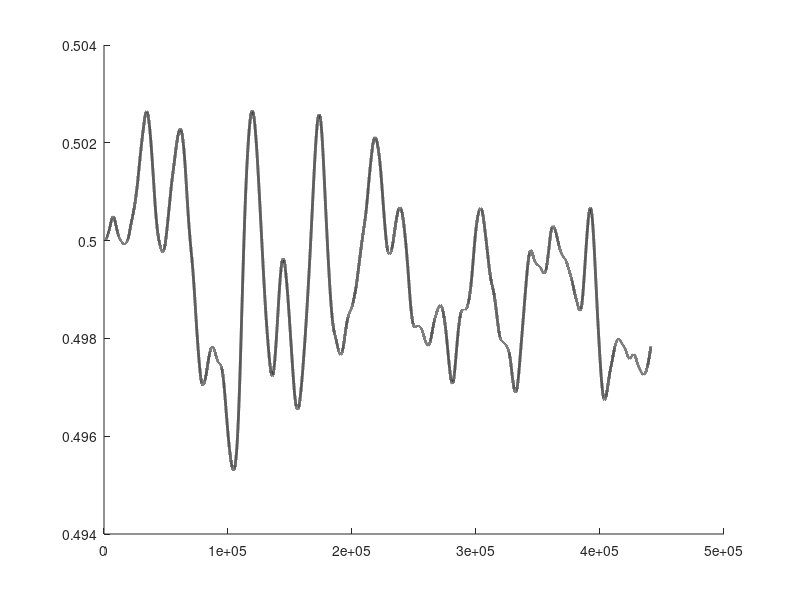
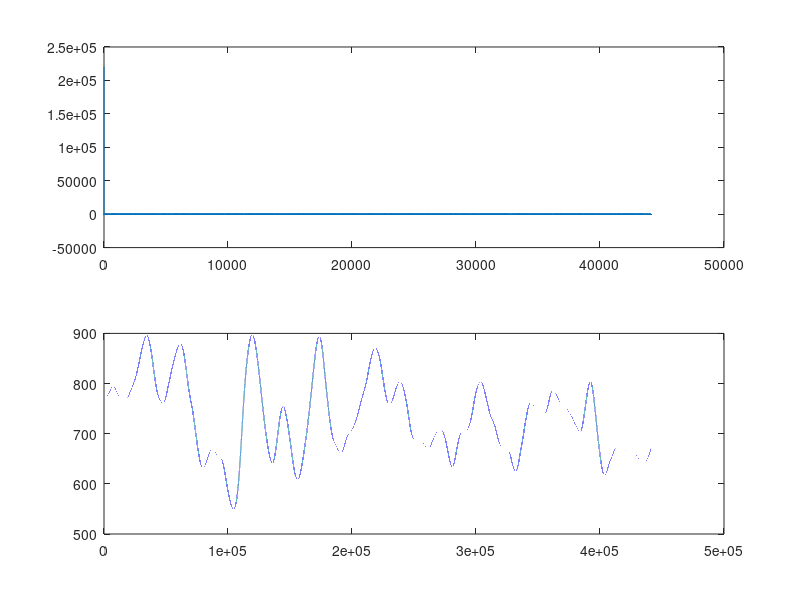

MATLAB code to generate these figures, in order: (Note: this script raises an error after producing the figures.)
% Chebyshev Coefficient calculator

%% It seems the maximum number of chebyshev coeffcients is around 20
%% the following script is to test the generation of coeffients for the algorithm
%% given in "the scientist and engineers guide to DSP"
clear all
close all
%% vectors to store coefficients
A = zeros(22,1);
B = A; TA = A; TB = A;

% A(2) = 1; %%INDEX ISSUE
% B(2) = 1; %%INDEX ISSUE
A(3) = 1;
B(3) = 1;

%% Main variables
SR = 44.1e3;
Fc = 2/SR; %% normalised cutoff frequency
LH = 0;  %% filter shelf type, 0 = low pass, 1 = high pass
Pr = 0; %% percentage ripple < .2929
Np = 4;  %% number of poles

%% Some internal coefficients
if(Pr~=0)
  Es = sqrt((1/(1-Pr))^2 - 1);
  Vx = (1/Np)*log(1/Es + sqrt(1/(Es^2)+1));
  Kx = (1/Np)*log(1/Es + sqrt(1/(Es^2)-1));
  Kx = cosh(Kx);
else
  Vx = 1;
  Kx = 1;
end

T = 2*tan(.5);
W = 2*pi*Fc;

%% if low pass
if(LH==0)
  K = sin(.5 - W/2)/sin(.5 + W/2);
else
  %% if high pass
  K = -cos(.5 + W/2)/cos(W/2 - .5);
end
%%% main algorithm
j_ = 3:22; % indexing variable
for i = 1:Np*.5  %%INDEX ISSUE
  %%% Sub routine
  alpha = pi/(2*Np) + (i-1-1)*(pi/Np);

  if(Pr~=0)
    Rp = -cos(alpha)*sinh(Vx)/Kx;
    Ip = sin(alpha)*cosh(Vx)/Kx;
  else
    Rp = -cos(alpha);
    Ip = sin(alpha);
  end

  M = Rp^2 + Ip^2;
  D = 4 - 4*Rp*T + M*T;

  X0 = (T^2)/D;
  X1 = (2*T^2)/D;
  X2 = X0;

  Y1 = (8-(2*M*T^2))/D;
  Y2 = (-4 - 4*Rp*T - M*T)/D;

  D = 1 + Y1*K - Y2*K^2;

  A0 =  (X0 - X1*K + X2*K^2)/D;
  A1 =  (-2*X0*K + X1 + X1*K^2 - 2*X2*K)/D;
  A2 =  (X0*K^2 - X1*K + X2)/D;

  B1 = (2*K + Y1 +Y1*K^2 - 2*Y2*K)/D;
  B2 = (-(K^2) - Y1*K + Y2)/D;

  if (LH == 1)
    A1 = -A1; B1 = -B1;
  end

  TA = A;
  TB = B;

  A(j_) = A0*TA(j_) + A1*TA(j_-1) + A2*TA(j_-2);
  B(j_) =  (TB(j_) - B1*TB(j_-1) - B2*TB(j_-2));

end %% for i


B(3) = 0; %% B is the numerator %%INDEX ISSUE
A = A(3:(3+Np))';
B = -B(3:(3+Np))';

%%%% Normalising
SA = 0; SB = 0;
if (LH==0)
  SA = sum(A); SB = sum(B);
else
  for i = 1:Np
    SA = SA + A(i)*(-1)^(i-1);
    SB = SB + B(i)*(-1)^(i-1);
  end
end

gain = SA/(1-SB);

A = A/gain;
%%% end

% R = 0.00; % the number of dB of peak to peak ripple in the pass band
% Wp = 0.01; % Normalised frequency.
m = Np; % Filter order
%
% % % FilterType = 'low';
% [bmat,amat] = cheby1(Np,12,Fc,'low');
% a=bmat;
% b=-amat(2:m+1); %note the change in sign

% %
b = B;
a = A;

SR = 44.1e3;
% x = zeros(SR,1);
% x(1) = 1;
x = (rand(SR*10,1));
% x = ones(2000 ,1);
% x = sin(2*pi*100*[0:44100]/SR)';
% [file, path] =  uigetfile({'*.wav';'*.flac';'*.ogg';...
%                           '*.mp3'; '*.m4a'; '*.mp4'},... % unsupported in OS X
%                           'Choose a Sound File'); %% No Message in OS X
%
% if file == 0
%   error('Load file cancelled')
% end
% [x, SR] = audioread('/Users/admin/Documents/Masters/PBMMI/Audio_Examples/TestGuitarPhraseMono.wav');


N = length(x);
m = Np;
% x=[zeros(m,1);x];

% y=[zeros(N+m,1)];
% y=[zeros(N,1)];
y=[ones(N,1)*.5];

xrms= zeros(N,1);
win = 128;
for n = win+1:N
  xrms(n) = sqrt(sum(x(n:-1:n-(win-1)).^2)/(win));
  % xrms(n) = sum(x(n:-1:n-(win-1)).^2)/(win);
end
% xrms = 2*x.*x;
% xrms = abs(x);
for n = m+1:N
  y(n) = a*x(n:-1:n-m) + b*y(n:-1:n-m);
end

% y = sqrt(y);
figure(1)
% plot(x);
hold on
% plot(xrms);
plot(y,'k','LineWidth',2)
hold off

XF = fft(x);
YF = fft(y);

fx = linspace(0, SR, length(XF));
fy = linspace(0, SR, length(YF));

% Plot
% plot(fx,20*log10(abs(XF)),fy,20*log10(abs(YF)));
figure(2)
subplot(2,1,1)
plot(fx,XF)
subplot(2,1,2)
% plot(fy,abs(YF));

ymin = 0.493;
ymax = 0.507;
ynorm = 1/(ymax-ymin);

swing = SR*0.015;
base = SR*0.01;

delaySig = (((y-ymin)*ynorm)*swing) + base;
plot(delaySig);


% (y - (.4 + depth(1 ~ 10)*.08)) * depth*intensity*constant

% Joining LFOs
ly = length(y);
fadeSize = 880000;
i = 1:fadeSize;
t = (i/(.5*fadeSize)) - 1;

fadeIn = sqrt(.5*(1+t));
fadeOut = sqrt(.5*(1-t));
w = zeros((2*ly)-(fadeSize*.5),1);
w1 = w;
w2 = w;
y1 = y;
y2 = y(end:-1:1);


% y1 = ones(size(y));
% y2 = y1;

y1(end-fadeSize+1:end) = y1(end-fadeSize+1:end).*fadeOut';
y2(i) = y2(i).*fadeIn';

figure(4)
w1(1:ly) = y1;
plot(w1)
hold on
w2(ly-(fadeSize)+1:end-(fadeSize*.5)) = y2;
plot(w2);
plot(w1+w2);
